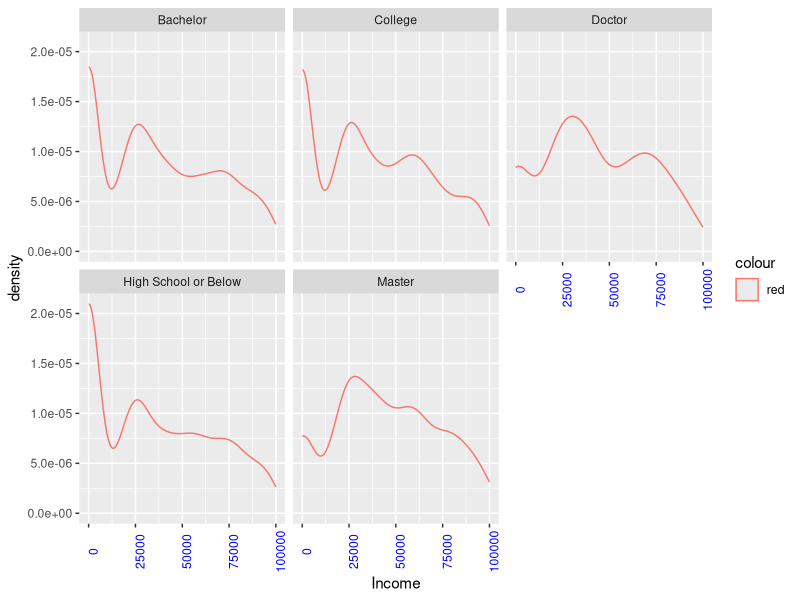
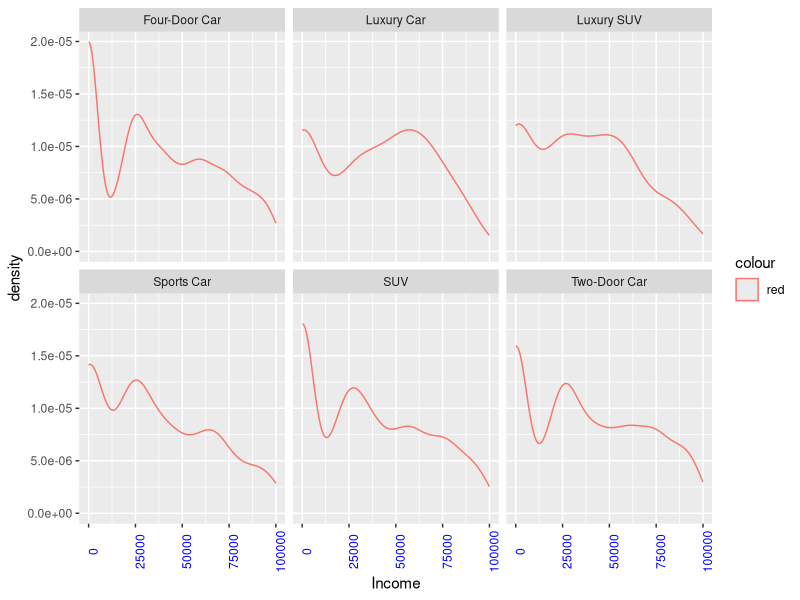
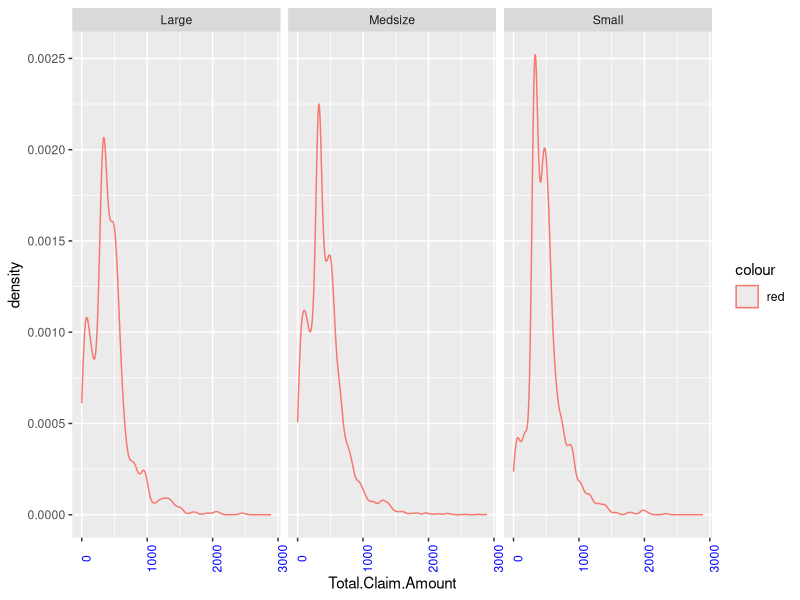
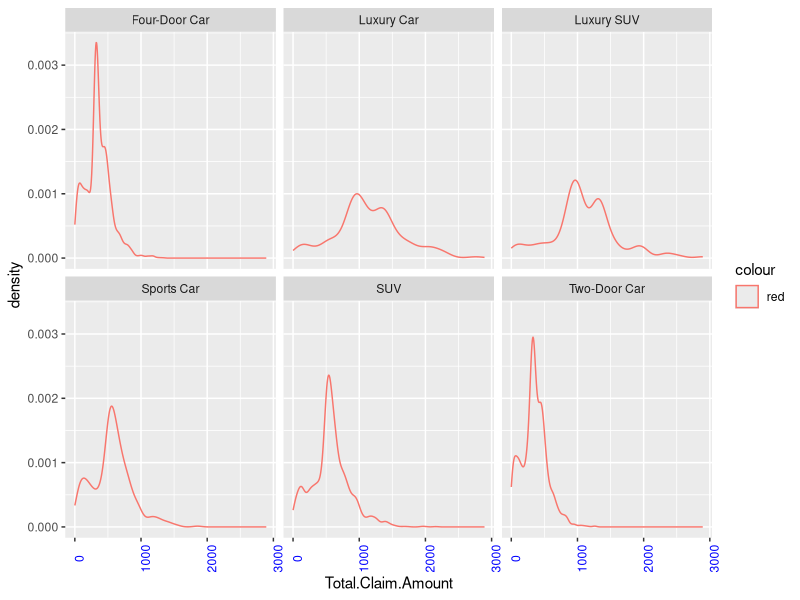
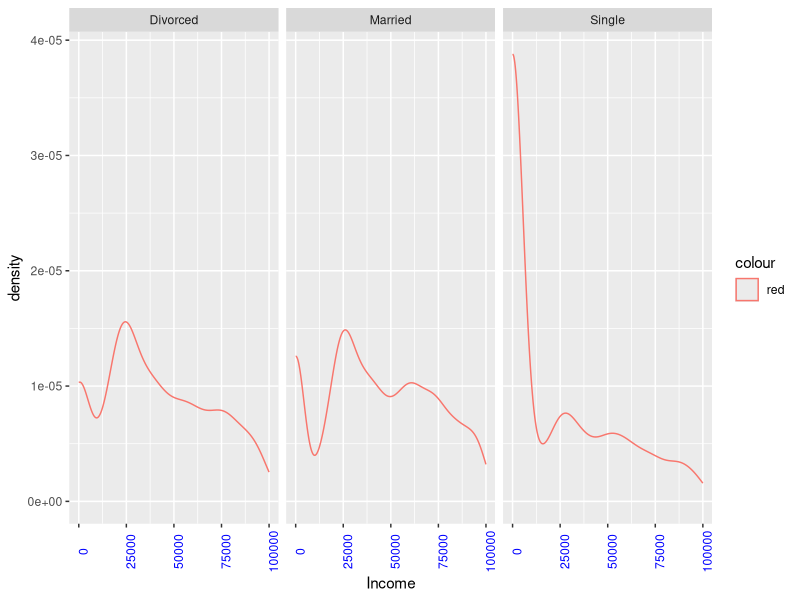

Here is the R script that generated these plots, in order: (Note: this script raises an error after producing the figures.)

#################################################################################################################
############   PREDICTING CUSTOMER LIFETIME VALUE BY USING VARIOUS MACHINE LEARNING ALGORITHMS   ################
#################################################################################################################

# Required Library Packages and installation
# install.packages("magrittr") 
# install.packages("dplyr")
# install.packages('gglplot2')
# install.packages("MASS")
library(magrittr) 
library(dplyr) 
library(ggplot2)
library(MASS)

#Setting the Working Directory and Reading the Data
setwd("")
customerDataSet <- read.csv("Project_Modeled_Data.csv")
str(customerDataSet)
summary(customerDataSet)

#Choosing the Necessary Data Set ( Excluding the Customer ID ) 
miniDataSet <- customerDataSet[,2:23]
str(miniDataSet)
summary(miniDataSet)

#################################### Exploratory Data Analysis ########################################################

# DATA HAS BEEN CHECKED AND VALIDATED FOR ANY NULLS or MISSING VALUES 
# Checking for missing values
colSums(sapply(miniDataSet, is.na))

# Validing the Income Range. 35.8% of the population have more than $50,000 Income
# 35.822% of population are having more than 50,000 Income
sum((miniDataSet[, 'Income',] >= 50000)/ dim(miniDataSet)[1])*100 

# Plotting to Understand Income against Education
ggplot(data=miniDataSet,aes(Income, color= 'red')) +
  geom_density()  +
  facet_wrap(~Education) + 
  theme(axis.text.x = element_text(angle = 90, color = 'blue' ))

# Plotting to Understand Income against Vehicle Class  
ggplot(data=miniDataSet,aes(Income, color= 'red')) +
  geom_density()  +
  facet_wrap(~Vehicle.Class) + 
  theme(axis.text.x = element_text(angle = 90, color = 'blue' ))

# Plotting to Understand Total Claim Amount against Vehicle Size
ggplot(data=miniDataSet,aes(Total.Claim.Amount, color= 'red')) +
  geom_density()  +
  facet_wrap(~Vehicle.Size) + 
  theme(axis.text.x = element_text(angle = 90, color = 'blue' ))

# Plotting to Understand Total Claim Amount against Vehicle Class
ggplot(data=miniDataSet,aes(Total.Claim.Amount, color= 'red')) +
  geom_density()  +
  facet_wrap(~Vehicle.Class) + 
  theme(axis.text.x = element_text(angle = 90, color = 'blue' ))

ggplot(data=miniDataSet,aes(Income, color= 'red')) +
  geom_density()  +
  facet_wrap(~Marital.Status) + 
  theme(axis.text.x = element_text(angle = 90, color = 'blue' ))

miniDataSet %>% select(State, Income) %>% ggplot(aes(factor(State), Income)) + 
  geom_boxplot() + theme(axis.text.x = element_text(angle = 90, hjust =1)) + xlab('State')

miniDataSet %>% select(Coverage, Income) %>% ggplot(aes(factor(Coverage), Income)) + 
  geom_boxplot() + theme(axis.text.x = element_text(angle = 90, hjust =1)) + xlab('Coverage')

miniDataSet %>% select(Education, Income) %>% ggplot(aes(factor(Education), Income)) + 
  geom_boxplot() + theme(axis.text.x = element_text(angle = 90, hjust =1)) + xlab('Education')

miniDataSet %>% select(Education, Customer.Lifetime.Value) %>% ggplot(aes(factor(Education), Customer.Lifetime.Value)) + 
  geom_boxplot() + theme(axis.text.x = element_text(angle = 90, hjust =1)) + xlab('Education')

miniDataSet %>% select(Coverage, Customer.Lifetime.Value) %>% ggplot(aes(factor(Coverage), Customer.Lifetime.Value)) + 
  geom_boxplot() + theme(axis.text.x = element_text(angle = 90, hjust =1)) + xlab('Coverage')

miniDataSet %>% select(Vehicle.Class, Customer.Lifetime.Value) %>% ggplot(aes(factor(Vehicle.Class), Customer.Lifetime.Value)) + 
  geom_boxplot() + theme(axis.text.x = element_text(angle = 90, hjust =1)) + xlab('Vehicle.Class')

miniDataSet %>% select(State, Total.Claim.Amount) %>% ggplot(aes(factor(State), Total.Claim.Amount)) + 
  geom_boxplot() + theme(axis.text.x = element_text(angle = 90, hjust =1)) + xlab('State')

miniDataSet %>% select(State, Customer.Lifetime.Value) %>% ggplot(aes(factor(State), Customer.Lifetime.Value)) + 
  geom_boxplot() + theme(axis.text.x = element_text(angle = 90, hjust =1)) + xlab('State')

miniDataSet %>% select(State, Monthly.Premium.Auto) %>% ggplot(aes(factor(State), Monthly.Premium.Auto)) + 
  geom_boxplot() + theme(axis.text.x = element_text(angle = 90, hjust =1)) + xlab('State')

miniDataSet %>% select(Vehicle.Size, Coverage, Income) %>% filter(Vehicle.Size == c('Medsize', 'Large', 'Small')) %>% 
  arrange(Coverage) %>% group_by(Vehicle.Size, Coverage) %>% summarize(Count = n()) %>% ggplot(aes(Coverage, Count)) + 
  geom_bar(aes(fill = Vehicle.Size), position = 'dodge', stat = 'identity') + 
  theme_classic() +theme(axis.text.x = element_text(angle = 90, hjust =1))

miniDataSet %>% select(Vehicle.Class, Coverage, Customer.Lifetime.Value) %>% filter(Vehicle.Class == c('Two-Door Car','Four-Door Car','SUV','Luxury SUV','Luxury Car','Sports Car')) %>% 
  arrange(Coverage) %>% group_by(Vehicle.Class, Coverage) %>% summarize(Count = n()) %>% ggplot(aes(Coverage, Count)) + 
  geom_bar(aes(fill = Vehicle.Class), position = 'dodge', stat = 'identity') + 
  theme_classic() +theme(axis.text.x = element_text(angle = 90, hjust =1))

## Before Managing Outlier
boxplot(miniDataSet$Customer.Lifetime.Value, data = miniDataSet , xlab = "Customer LifeTime Value")

ggplot(miniDataSet, aes(x=Customer.Lifetime.Value)) + geom_histogram(bins = 20, col = 'blue') + theme_classic()
ggplot(miniDataSet, aes(x=Income)) + geom_histogram(bins = 30, col = 'white') + theme_classic()
ggplot(miniDataSet, aes(x=Monthly.Premium.Auto)) + geom_histogram(bins = 30, col = 'white') + theme_classic()
ggplot(miniDataSet, aes(x=Months.Since.Policy.Inception)) + geom_histogram(bins = 30, col = 'green') + theme_classic()


################################### DATA PREPROCESSING   #################################################################

############  MANAGING OUTLIERS  ######################

OutlierManagement <- function(x){
  quantiles <- quantile( x, c(.00, .97 ) )
  x[ x < quantiles[1] ] <- quantiles[1]
  x[ x > quantiles[2] ] <- quantiles[2]
  x
}
miniDataSet$Customer.Lifetime.Value <- OutlierManagement(miniDataSet$Customer.Lifetime.Value)
#write.csv(customerDataSet$Customer.Lifetime.Value, "outliers1.csv")
# min(miniDataSet$Customer.Lifetime.Value) - 1898.008
# max(miniDataSet$Customer.Lifetime.Value) - 26199.54

## After Managing Outlier
boxplot(miniDataSet$Customer.Lifetime.Value, data = miniDataSet , xlab = "Customer LifeTime Value")


############ Factoring the Data ######################

# miniDataSet$State = as.factor(miniDataSet$State)
# miniDataSet$Gender = as.factor(miniDataSet$Gender)
# miniDataSet$Vehicle.Size = as.factor(miniDataSet$Vehicle.Size)
# miniDataSet$Policy = as.factor(miniDataSet$Policy)
# miniDataSet$Coverage = as.factor(miniDataSet$Coverage)
# miniDataSet$EmploymentStatus = as.factor(miniDataSet$EmploymentStatus)
# miniDataSet$Response = as.factor(miniDataSet$Response)
# miniDataSet$Education = as.factor(miniDataSet$Education)
# miniDataSet$Location.Code = as.factor(miniDataSet$Location.Code)
# miniDataSet$Marital.Status = as.factor(miniDataSet$Marital.Status)
# miniDataSet$Policy.Type = as.factor(miniDataSet$Policy.Type)
# miniDataSet$Renew.Offer.Type = as.factor(miniDataSet$Renew.Offer.Type)
# miniDataSet$Sales.Channel = as.factor(miniDataSet$Sales.Channel)
# miniDataSet$Vehicle.Class =as.factor(miniDataSet$Vehicle.Class)
str(miniDataSet)


miniDataSet$State = factor(miniDataSet$State,
                           levels = c('Washington','Arizona','Nevada','Oregon','California'),
                           labels = c(1, 2, 3, 4, 5))

miniDataSet$Gender = factor(miniDataSet$Gender,
                            levels = c('M', 'F'),
                            labels = c(1,2))

miniDataSet$Vehicle.Size = factor(miniDataSet$Vehicle.Size,
                                  levels = c('Large','Medsize','Small'),
                                  labels = c(1,2,3))

miniDataSet$Policy = factor(miniDataSet$Policy,
                            levels = c('Corporate L1','Corporate L2','Corporate L3','Personal L1','Personal L2' ,'Personal L3', 'Special L1', 'Special L2', 'Special L3'),
                            labels = c(1,2,3,4,5,6,7,8,9))

miniDataSet$Coverage = factor(miniDataSet$Coverage,
                              levels = c('Basic','Extended','Premium'),
                              labels = c(1,2,3))

miniDataSet$EmploymentStatus = factor(miniDataSet$EmploymentStatus, 
                                      levels = c('Employed','Unemployed','Disabled','Medical Leave','Retired'),
                                      labels = c(1,2,3,4,5))

miniDataSet$Response = factor(miniDataSet$Response,
                              levels = c('No','Yes'),
                              labels = c(1,2))

miniDataSet$Education = factor(miniDataSet$Education,
                               levels = c('High School or Below', 'Bachelor','College', 'Master', 'Doctor' ),
                               labels = c(1,2,3,4,5))

miniDataSet$Location.Code = factor(miniDataSet$Location.Code,
                                   levels = c('Rural', 'Suburban', 'Urban'),
                                   labels = c(1,2,3))

miniDataSet$Marital.Status = factor(miniDataSet$Marital.Status,
                                    levels = c('Single','Married','Divorced'),
                                    labels = c(1,2,3))

miniDataSet$Policy.Type = factor(miniDataSet$Policy.Type,
                                 levels = c('Corporate Auto', 'Personal Auto', 'Special Auto'),
                                 labels = c(1,2,3))

miniDataSet$Renew.Offer.Type = factor(miniDataSet$Renew.Offer.Type,
                                      levels = c('Offer1','Offer2','Offer3','Offer4'),
                                      labels = c(1,2,3,4))

miniDataSet$Sales.Channel = factor(miniDataSet$Sales.Channel,
                                   levels = c('Agent', 'Call Center', 'Branch','Web'),
                                   labels = c(1,2,3,4))

miniDataSet$Vehicle.Class = factor(miniDataSet$Vehicle.Class,
                                   levels = c('Two-Door Car','Four-Door Car','SUV','Luxury Car','Luxury SUV', 'Sports Car'),
                                   labels = c(1,2,3,4,5,6))

############  Splitting the Dataset into trainingData  and testData ###########################

library(caTools)
set.seed(101)
split = sample.split(miniDataSet$Customer.Lifetime.Value, SplitRatio = 0.75)
trainingData = subset(miniDataSet, split == TRUE)
testData = subset(miniDataSet, split == FALSE )

########### BUILDING / VALIDATING MULTIPLE LINEAR REGRESSION MODEL FOR PREDICTING CLV ###################

# Validating the Appropriate attributes with P-Value > 0.05 ( Backward Elimination )
# Transforming the Response Variable to Predict Customer Lifetime Value
# Validating the Linear Regression for (Target Variable) ^2
library(MASS)
Regressor <- lm(formula = (Customer.Lifetime.Value)^2 ~ ., 
                data = trainingData)
summary(Regressor)
stepAIC(Regressor)


StepRegressor <- lm(formula = (Customer.Lifetime.Value)^2 ~ Coverage + EmploymentStatus + 
                      Monthly.Premium.Auto + Number.of.Open.Complaints + Number.of.Policies + 
                      Renew.Offer.Type + Response, data = trainingData)
summary(StepRegressor)
extractAIC(StepRegressor)  

# Residual standard error: 142300000 on 6836 degrees of freedom
# Multiple R-squared:  0.118,	Adjusted R-squared:  0.1163 
# F-statistic: 70.36 on 13 and 6836 DF,  p-value: < 2.2e-16
# AIC  = 266020.5

# Validating the Linear Regression for log(Target Variable)
Regressor <- lm(formula = log(Customer.Lifetime.Value) ~ ., 
                data = trainingData)
summary(Regressor)
stepAIC(Regressor)

StepRegressor <- lm(formula = log(Customer.Lifetime.Value) ~ Coverage + EmploymentStatus + 
                      Marital.Status + Monthly.Premium.Auto + Number.of.Open.Complaints + 
                      Number.of.Policies + Renew.Offer.Type + Vehicle.Class + Policy, 
                    data = trainingData)
summary(StepRegressor)
extractAIC(StepRegressor)

# Residual standard error: 0.5459 on 6822 degrees of freedom
# Multiple R-squared:  0.2576,	Adjusted R-squared:  0.2547 
# F-statistic: 87.69 on 27 and 6822 DF,  p-value: < 2.2e-16
# AIC = -7803.597

# Validating the Linear Regression for sqrt(Target Variable)
Regressor <- lm(formula = sqrt(Customer.Lifetime.Value) ~ ., 
                data = trainingData)
summary(Regressor)
stepAIC(Regressor)

StepRegressor <- lm(formula = sqrt(Customer.Lifetime.Value) ~ EmploymentStatus + 
                      Marital.Status + Monthly.Premium.Auto + Number.of.Open.Complaints + 
                      Number.of.Policies + Renew.Offer.Type + Vehicle.Class + Policy + 
                      Sales.Channel, data = trainingData)
summary(StepRegressor)
extractAIC(StepRegressor)

# Residual standard error: 25.21 on 6821 degrees of freedom
# Multiple R-squared:  0.2118,	Adjusted R-squared:  0.2085 
# F-statistic: 65.44 on 28 and 6821 DF,  p-value: < 2.2e-16
# AIC : 45450.53

# Validating Linear Regression for 1/(Target Variable)

Regressor <- lm(formula = 1/Customer.Lifetime.Value ~ ., 
                data = trainingData)
summary(Regressor)
stepAIC(Regressor)


#### BASED ON THE OUTPUT FROM BACKWARD ELIMINATION and fitting the model with identified significant variables ####

StepRegressor <- lm(formula = 1/Customer.Lifetime.Value ~ Location.Code + Education + 
                      Coverage + EmploymentStatus + Marital.Status + Monthly.Premium.Auto + 
                      Number.of.Open.Complaints + Number.of.Policies + Renew.Offer.Type + 
                      Vehicle.Class, data = trainingData)
summary(StepRegressor)
extractAIC(StepRegressor)

# Residual standard error: 8.954e-05 on 6824 degrees of freedom
# Multiple R-squared:  0.3332,	Adjusted R-squared:  0.3308 
# F-statistic: 136.4 on 25 and 6824 DF,  p-value: < 2.2e-16
# AIC : -127624

# PREDICTING CUSTOMER LIFETIME VALUE FOR THE TEST DATASET
# Preparing the Test Data Set by removing CustomerLifeTime Value column.

PredictedValue = predict(StepRegressor, newdata = testData)
summary(PredictedValue)

# Validating the Predicted Values and Converting / Transforming the Predicted values
PredictedValuecheck <- 1/PredictedValue
summary(PredictedValuecheck)
write.csv(PredictedValuecheck, "MLRPredictedValueCheck.csv")

# plotting the values to validate the data
ggplot(testData, aes(testData$Customer.Lifetime.Value, PredictedValuecheck, color = 'red')) +
  geom_point(color = 'red') + geom_abline(color = 'blue') + 
  ggtitle('Plotting Predicted Customer Lifetime Values') +
  xlab('Actual Values') + ylab('Predicted values')

#Validating random values to check the accuracy of prediction.

# Random check on the Prediction - Actual Value = 7328.977
# pred = predict(StepRegressor, data.frame(
#     Location.Code = 'Suburban',  Education = 'Master',
#     EmploymentStatus = 'Employed' ,
#     Marital.Status = 'Married',
#     Coverage = 'Extended' ,
#     Renew.Offer.Type = 'Offer2',
#     Vehicle.Class = 'Four-Door Car',
#     Number.of.Policies = 8,
#     Monthly.Premium.Auto = 91 ,
#     Number.of.Open.Complaints = 0
#   ))
# pred = 1/pred # Predicted value = 8849.627
